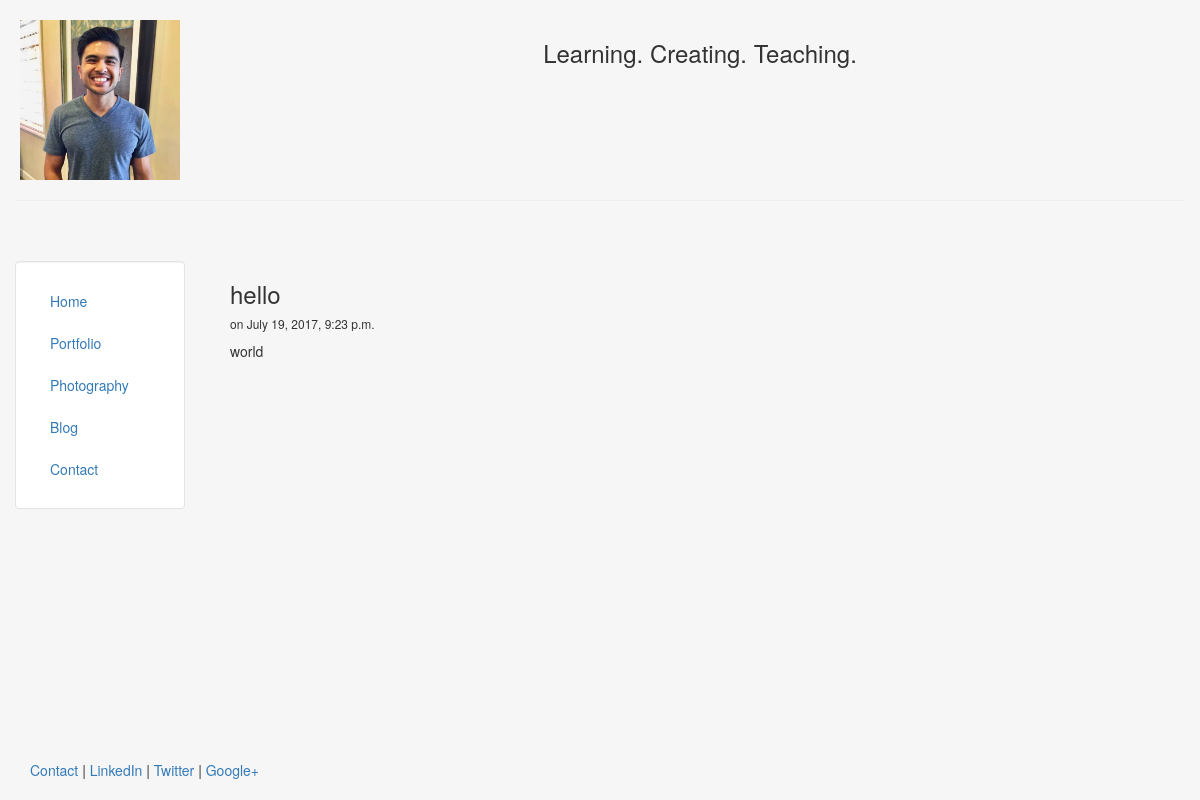
Page /blog/3 on the committed database.
### blog/models.py (models this page shows, shortened)
class Post(models.Model):
    title = models.CharField(max_length=140)
    body = models.TextField()
    date = models.DateTimeField()

### blog/templates/blog/post.html
{% extends "bio/header.html" %}
{% block content %}
    <h3> {{post.title}} </h3>
    <h6> on {{post.date}} </h6>
    {{post.body|safe|linebreaks}}
{% endblock %}

### bio/templates/bio/header.html (style rules this page uses)
html, body { height:100% }

### rows in the picture
Post: title "hello", date "July 19, 2017, 9:23 p.m.", body "world"
